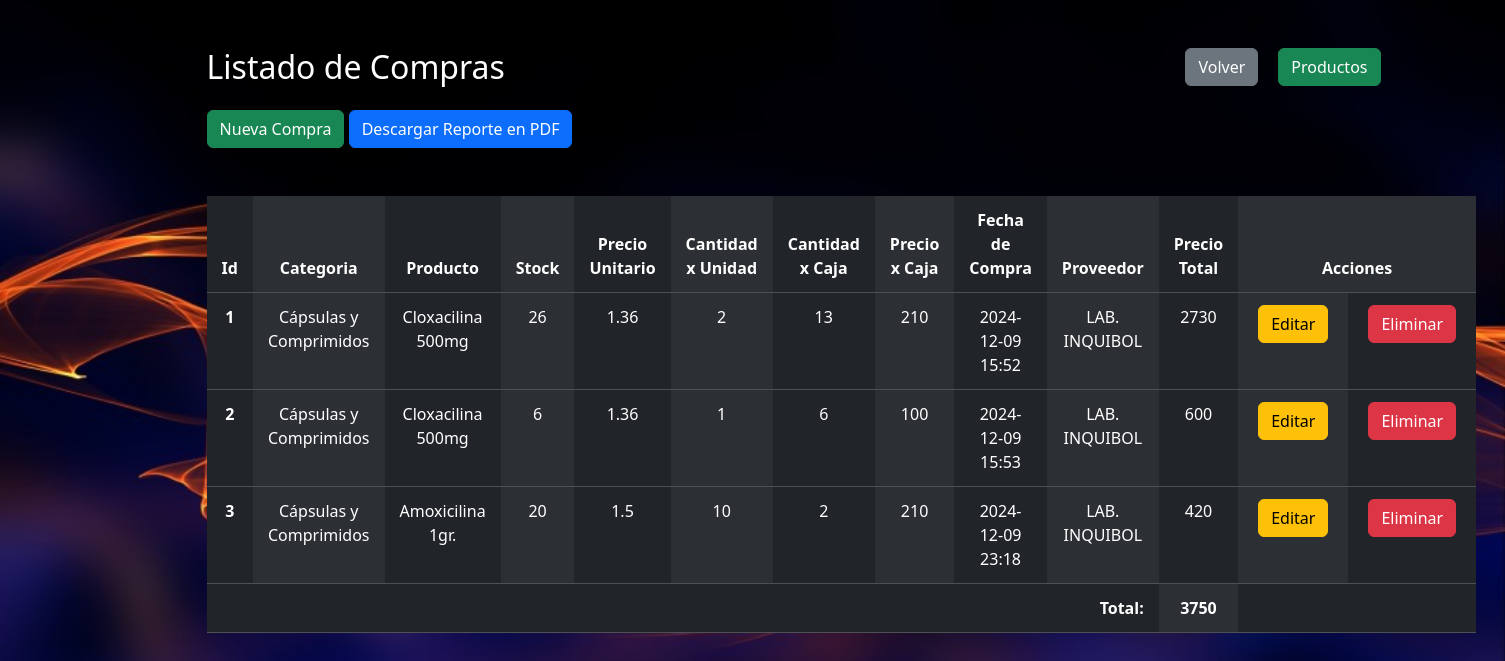
Before: /compras with the older database file.
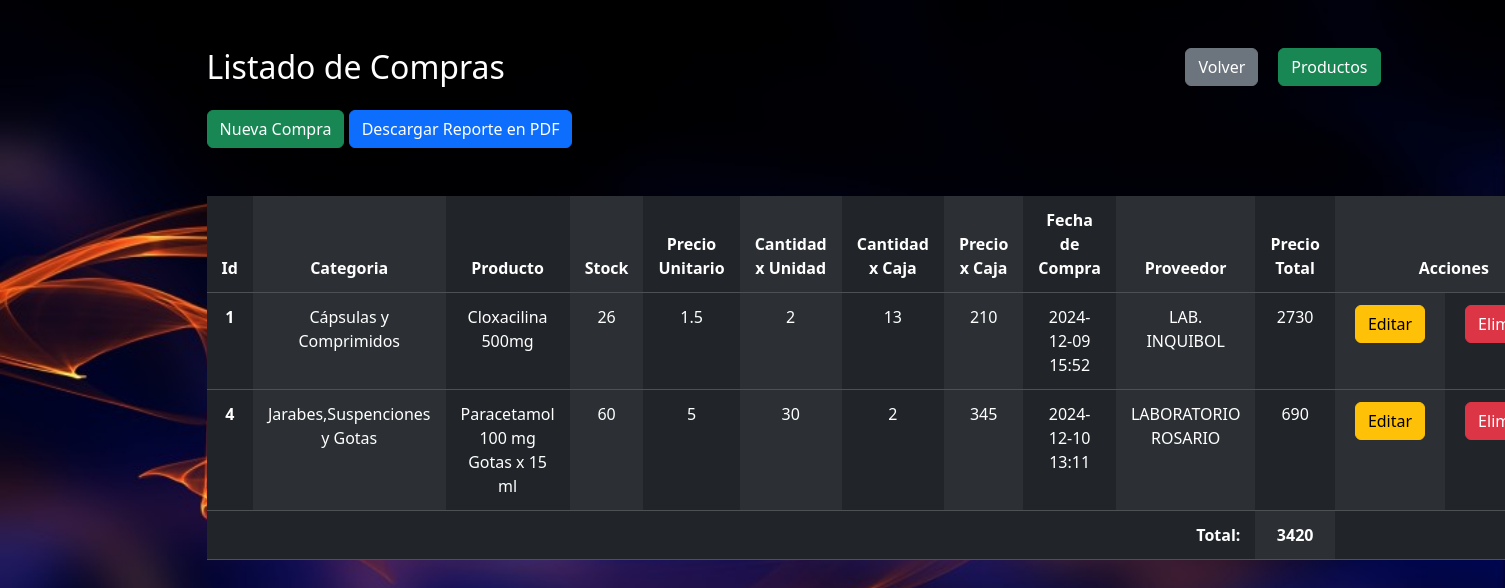
After: the same page with the newer database file.
### tables this page shows
CREATE TABLE compra(
    cod_com INTEGER PRIMARY KEY AUTOINCREMENT,
    id_pro INTEGER NOT NULL, 
    stock INTEGER NOT NULL,
    cantidad_unidad INTEGER NOT NULL,
    cantidad_caja INTEGER NOT NULL,
    precio_caja INTEGER NOT NULL,
    fecha_compra TEXT NOT NULL,
    cod_prov INTEGER NOT NULL,
    FOREIGN KEY (id_pro) REFERENCES producto (id_pro),
    FOREIGN KEY (cod_prov) REFERENCES proveedores (cod_prov)
    );

### app.py (the view)
@app.route("/compras")
def compras():
    conn = sqlite3.connect("sistema_farmacia.db")
    conn.row_factory = sqlite3.Row
    cursor = conn.cursor()
    cursor.execute("""
        SELECT compra.cod_com, producto.nombre_pro, producto.precio_unitario, compra.stock, compra.cantidad_unidad, compra.cantidad_caja, compra.precio_caja, compra.fecha_compra, proveedores.nombre_prov, categoria.nombre_cate
        FROM compra
        JOIN producto ON compra.id_pro = producto.id_pro
        JOIN proveedores ON compra.cod_prov = proveedores.cod_prov
        LEFT JOIN categoria ON producto.cod_cate = categoria.cod_cate
        GROUP BY compra.cod_com
    """)
    compras = cursor.fetchall()
    cursor.execute("SELECT SUM(compra.precio_caja * compra.cantidad_caja) AS suma_total FROM compra")
    suma_total = cursor.fetchone()[0] or 0
    conn.close()
    return render_template('compras/listar_compras.html', compras=compras, suma_total=suma_total)

### templates/compras/listar_compras.html (shortened to what this page needs)
<!doctype html>
<html lang="es">
<head>
    <link href="https://cdn.jsdelivr.net/npm/bootstrap@5.3.3/dist/css/bootstrap.min.css" rel="stylesheet">
    <link rel="stylesheet" href="{{ url_for('static', filename='css/estilos_registro_usuario.css') }}">
    <link rel="stylesheet" href="https://cdnjs.cloudflare.com/ajax/libs/sweetalert/2.1.2/sweetalert.min.css">
</head>
<body>
    <div class="container mt-5">
        <a href="/productos" class="btn btn-success volver">Productos</a>
        <a href="/admin/dashboard" class="btn btn-secondary volver">Volver</a>
        <div class="row justify-content-center">
            <div class="col-12 col-md-10">
                <h2>Listado de Compras</h2>
                <a href="/compras/nuevo" class="btn btn-success mt-3">Nueva Compra</a>
                <a href="/compras/pdf" class="btn btn-primary mt-3">Descargar Reporte en PDF</a>
                <table class="table table-hover table-dark table-striped-columns mt-5 table-custom">
                    <thead>
                        <tr>
                            <th scope="col">Id</th>
                            <th scope="col">Categoria</th>
                            <th scope="col">Producto</th>
                            <th scope="col">Stock</th>
                            <th scope="col">Precio Unitario</th>
                            <th scope="col">Cantidad x Unidad</th>
                            <th scope="col">Cantidad x Caja</th>
                            <th scope="col">Precio x Caja</th>
                            <th scope="col">Fecha de Compra</th>
                            <th scope="col">Proveedor</th>
                            <th scope="col">Precio Total</th>
                            <th colspan="2">Acciones</th>
                        </tr>
                    </thead>
                    <tbody>
                        {% for item in compras %}
                        <tr>
                            <th scope="row">{{item['cod_com']}}</th>
                            <td>{{item['nombre_cate']}}</td>
                            <td>{{item['nombre_pro']}}</td>
                            <td>{{item['stock']}}</td>
                            <td>{{item['precio_unitario']}}</td>
                            <td>{{item['cantidad_unidad']}}</td>
                            <td>{{item['cantidad_caja']}}</td>
                            <td>{{item['precio_caja']}}</td>
                            <td>{{item['fecha_compra']}}</td>
                            <td>{{item['nombre_prov']}}</td>
                            <td>{{ item['precio_caja'] * item['cantidad_caja'] }} </td>
                            <td><a href="/compras/editar/{{item['cod_com']}}" class="btn btn-warning">Editar</a></td>
                            <td><a href="/compras/eliminar/{{item['cod_com']}}" class="btn btn-danger" onclick="mostrarMensajeEliminado()">Eliminar</a></td>
                        </tr>
                        {% endfor %}
                    </tbody>
                    <tfoot>
                        <tr>
                            <td colspan="10" class="text-end"><strong>Total:</strong></td>
                            <td><strong>{{ suma_total }}</strong></td>
                            <td colspan="2"></td>
                        </tr>
                    </tfoot>
                </table>
            </div>
        </div>
    </div>
</body>
</html>

Changed rows visible on the page:
removed compra: cod_com "2", nombre_cate "Cápsulas y Comprimidos", nombre_pro "Cloxacilina 500mg", stock "6", precio_unitario "1.36", cantidad_unidad "1", cantidad_caja "6", precio_caja "100", fecha_compra "2024-12-09 15:53", nombre_prov "LAB. INQUIBOL", item['precio_caja']*item['cantidad_caja'] "600"
removed compra: cod_com "3", nombre_cate "Cápsulas y Comprimidos", nombre_pro "Amoxicilina 1gr.", stock "20", precio_unitario "1.5", cantidad_unidad "10", cantidad_caja "2", precio_caja "210", fecha_compra "2024-12-09 23:18", nombre_prov "LAB. INQUIBOL", item['precio_caja']*item['cantidad_caja'] "420"
computed for compra id 1: precio_unitario "1.36" → "1.5"
added compra: cod_com "4", nombre_cate "Jarabes,Suspenciones y Gotas", nombre_pro "Paracetamol 100 mg Gotas x 15 ml", stock "60", precio_unitario "5", cantidad_unidad "30", cantidad_caja "2", precio_caja "345", fecha_compra "2024-12-10 13:11", nombre_prov "LABORATORIO ROSARIO", item['precio_caja']*item['cantidad_caja'] "690"
Other visible differences:
{{ suma_total }}: "3750" → "3420"
